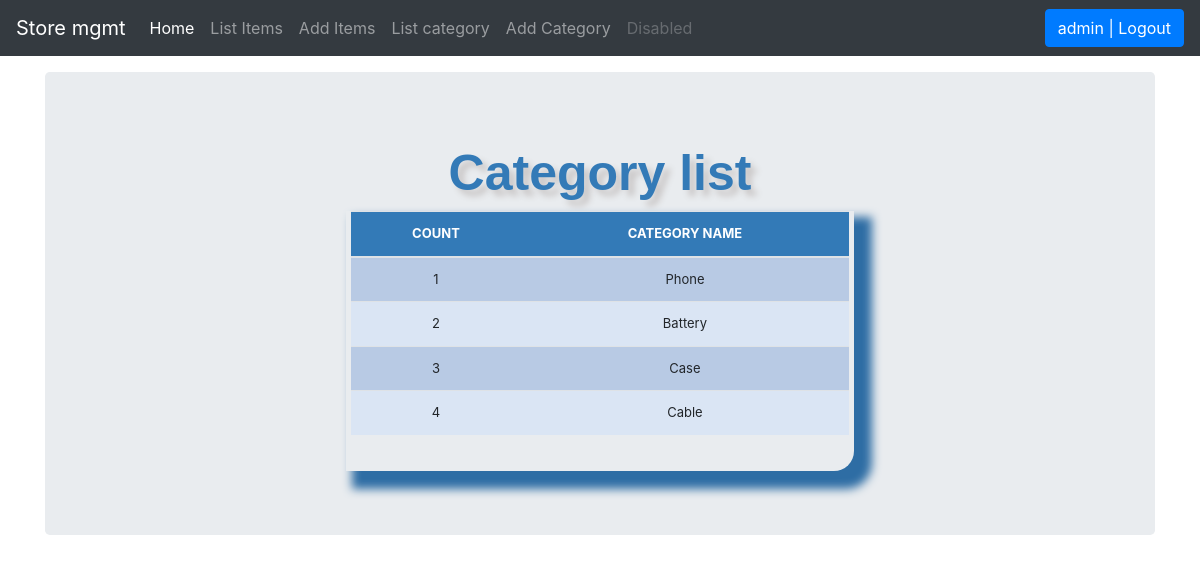
Screenshot of /category_list/ (signed in) with the database file from the repository.
### stockmgmt/models.py (models this page shows, shortened)
class Category(models.Model):
    name = models.CharField(max_length=50, blank=True, null=True)

### stockmgmt/views.py (the view)
# urls.py: path('category_list/', views.CategoryListView.as_view(), name='category_list'),
class CategoryListView(ListView):
    model = Category
    fields = ['name']
    context_object_name = 'queryset'
    template_name = 'stockmgmt/list_category.html'
    extra_context = {
        'title': 'Category list'
    }

### templates/stockmgmt/list_category.html (shortened to what this page needs)
{% extends 'stockmgmt/home.html' %}
{% load crispy_forms_tags %}
{% load static %}
{% block header %}
    {{ title }}
{% endblock %}
{% block content %}
    <div class="row">
        <div class="col-sm-3">
        </div>
        <div class="col-sm-6">
            <div class="display_table">
                <table class='table'>
                    <thead>
                    <tr>
                        <th>COUNT</th>
                        <th>CATEGORY NAME</th>
                    </tr>
                    </thead>
                    {% for instance in queryset %}
                        <tr>
                            <td>{{ forloop.counter }}</td>
                            <td>{{ instance.name }}</td>
                        </tr>
                    {% endfor %}
                </table>
            </div>
        </div>
        <div class="col-sm-3"></div>
    </div>
{% endblock %}

### templates/stockmgmt/navbar.html (shortened to what this page needs)
<nav class="navbar navbar-expand-md navbar-dark fixed-top bg-dark">
    <a class="navbar-brand" href="{% url 'home' %}">Store mgmt</a>
    <div class="collapse navbar-collapse" id="navbarCollapse">
        <ul class="navbar-nav mr-auto">
            <li class="nav-item active">
                <a class="nav-link" href="{% url 'home' %}">Home<span class="sr-only">(current)</span></a>
            </li>
            {% if request.user.is_authenticated %}
                <li class="nav-item">
                    <a class="nav-link" href="{% url 'list_items' %}">List Items</a>
                </li>
                <li class="nav-item">
                    <a class="nav-link" href="{% url 'add_items' %}">Add Items</a>
                </li>
                <li class="nav-item">
                    <a class="nav-link" href="{% url 'category_list' %}">List category</a>
                </li>
                <li class="nav-item">
                    <a class="nav-link" href="{% url 'add_category' %}">Add Category</a>
                </li>
                <li class="nav-item">
                    <a class="nav-link disabled" href="#" tabindex="-1" aria-disabled="true">Disabled</a>
                </li>
            {% endif %}
        </ul>
        <ul class="navbar-nav">
            {% if request.user.is_authenticated %}
                <li><a href="/accounts/logout">
                    <button class="btn btn-primary">{{ user }} | Logout</button>
                </a></li>
            {% else %}
                <li><a href="/accounts/login">
                    <button class="btn btn-primary">Login</button>
                </a>
                </li>
            {% endif %}
        </ul>
    </div>
</nav>

### stockmgmt/static/stockmgmt/css/stylesheet.css (style rules this page uses)
body { background-color: #34eb6b; }
.table { font-size: 13px; text-align: center; width: 95%; margin: auto; }
.table tr:nth-child(odd) { background: #B8CAE4 }
.table tr:nth-child(even) { background: #dae5f4 }
th { background-color: #337ab7; color: white; }
.display_table { border-bottom-right-radius: 20px; padding-left: 5px; padding-right: 5px; padding-bottom: 20px; box-shadow: 12px 12px 10px 6px #2e6da4; }

### stockmgmt/static/stockmgmt/css/navbar-top-fixed.css (style rules this page uses)
body { min-height: 75rem; padding-top: 4.5rem; }

### rows the page displays
Category: name "Phone"
Category: name "Battery"
Category: name "Case"
Category: name "Cable"

### other values shown
{{ user }} "admin"
{{ title }} "Category list"
